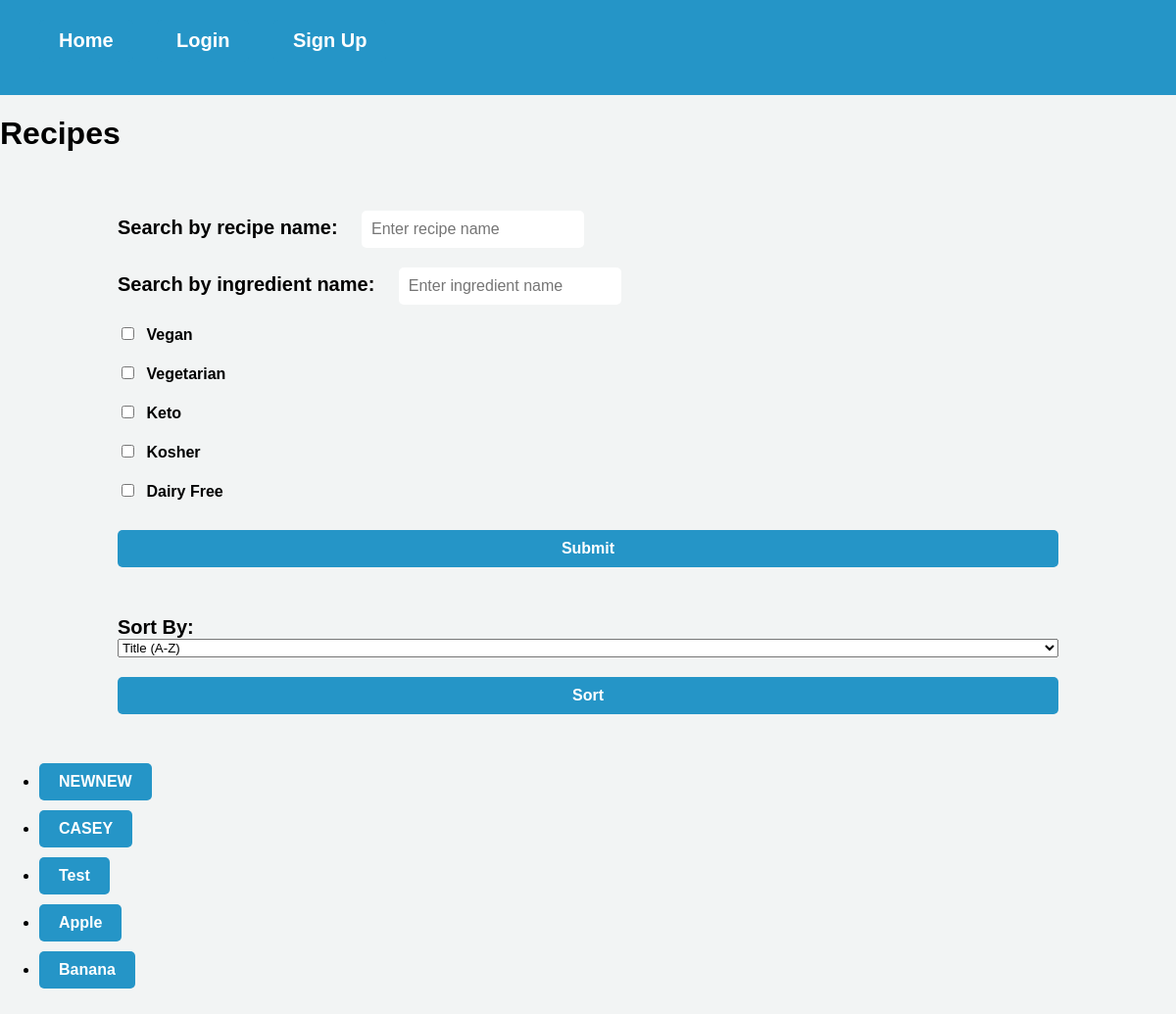
Page /recipes on the earlier database version.
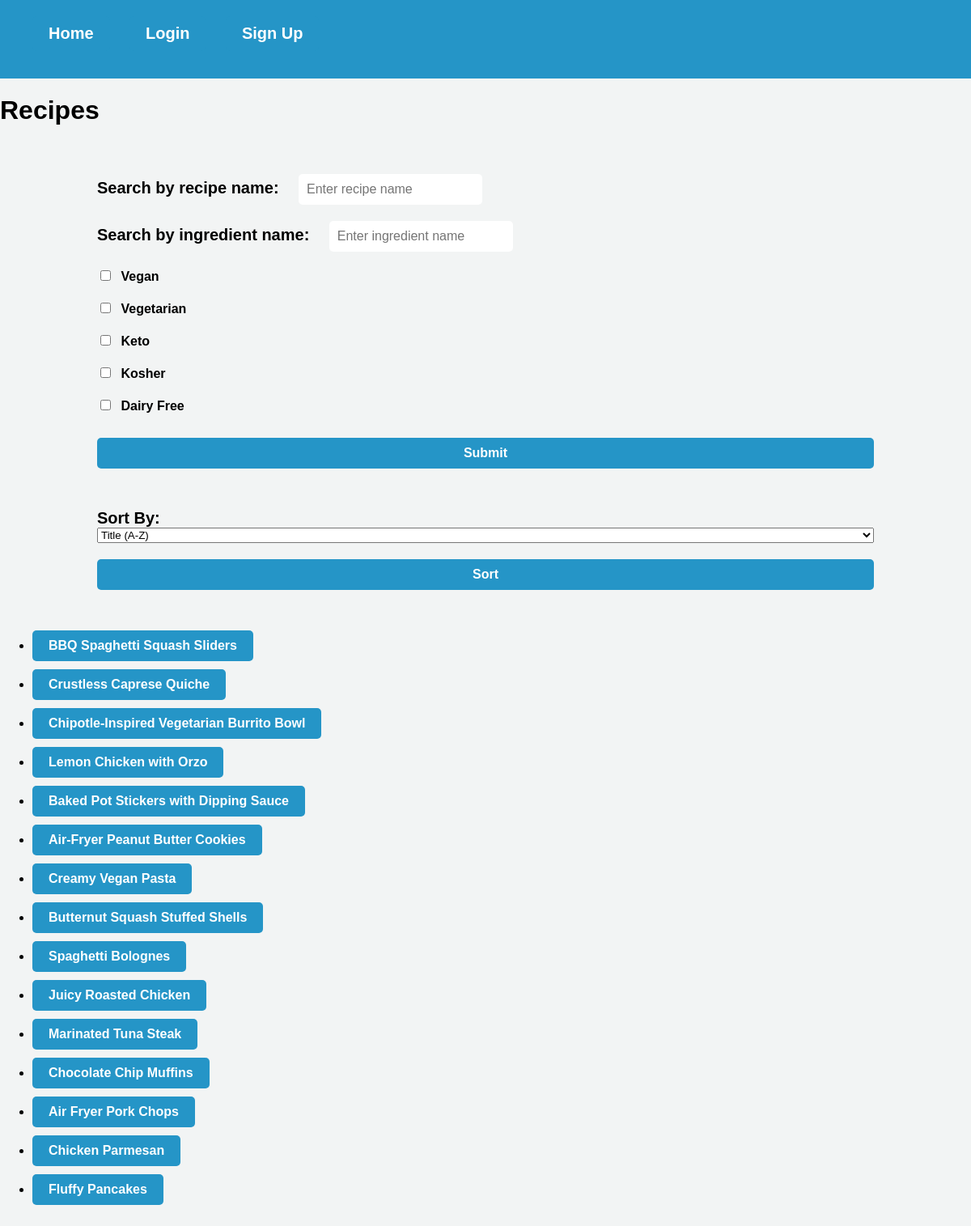
Same page on the later database version.
### website/models.py (models this page shows)
class Recipe(db.Model):
    id = db.Column(db.Integer, primary_key=True)
    user_id = db.Column(db.Integer, db.ForeignKey('user.id'), nullable=False)
    title = db.Column(db.String(128), nullable=False)
    description = db.Column(db.String(512), nullable=False)
    servings = db.Column(db.Integer, nullable=False)
    prep_time = db.Column(db.Integer, nullable=False)
    cook_time = db.Column(db.Integer, nullable=False)
    ingredients = db.relationship('Ingredient', backref='recipe', lazy=True, cascade='all, delete')
    instructions = db.relationship('Instruction', backref='recipe', lazy=True, cascade='all, delete')
    tags = db.relationship('Tags', backref='recipe', lazy=True, cascade='all, delete')
    comments = db.relationship('Comments', backref='recipe', lazy=True, cascade='all, delete-orphan')
    likes = db.Column(db.Integer, default=0)

### website/views.py (the view)
@views.route('/recipes', methods=['GET'])
def recipes():
    recipes = Recipe.query.all()
    return render_template('recipes.html', recipes=recipes, user=current_user)

### website/templates/recipes.html (shortened to what this page needs)
{% extends "base.html" %}
{% block content %}
<link rel="stylesheet" type="text/css" href="{{ url_for('static', filename='recipes.css') }}">
<h1>Recipes</h1>
    <form action="{{ url_for('views.filter') }}" method="GET">
        <div>
            <label for="search">Search by recipe name:</label>
            <input type="text" id="search" name="search" placeholder="Enter recipe name" value="{{ search_query }}">
        </div>
        <div>
            <label for="ingredient_search">Search by ingredient name:</label>
            <input type="text" id="ingredient_search" name="ingredient_search" placeholder="Enter ingredient name" value="{{ ingredient_search_query }}">
        </div>
        <div>
            <input type="checkbox" id="vegan" name="tags" value="Vegan" {% if 'Vegan' in tags %}checked{% endif %}>
            <label for="vegan">Vegan</label>
        </div>
        <div>
            <input type="checkbox" id="vegetarian" name="tags" value="Vegetarian" {% if 'Vegetarian' in tags %}checked{% endif %}>
            <label for="vegetarian">Vegetarian</label>
        </div>
        <div>
            <input type="checkbox" id="keto" name="tags" value="Keto" {% if 'Keto' in tags %}checked{% endif %}>
            <label for="keto">Keto</label>
        </div>
        <div>
            <input type="checkbox" id="kosher" name="tags" value="Kosher" {% if 'Kosher' in tags %}checked{% endif %}>
            <label for="kosher">Kosher</label>
        </div>
        <div>
            <input type="checkbox" id="dairy_free" name="tags" value="Dairy Free" {% if 'Dairy Free' in tags %}checked{% endif %}>
            <label for="dairy_free">Dairy Free</label>
        </div>
        <button type="submit">Submit</button>
    </form>
    <form action="{{ url_for('views.sort_recipes') }}" method="GET">
        <label for="sort">Sort By:</label>
        <select name="sort_option" id="sort">
            <option value="title_asc">Title (A-Z)</option>
        </select>
        <button type="submit">Sort</button>
    </form>
    <ul>
        {% for recipe in recipes %}
            {% if search and search.lower() in recipe.tags %}
                <li><a href="{{ url_for('views.recipe', recipe_id=recipe.id) }}">{{ recipe.title }}</a></li>
            {% elif not search %}
                <li><a href="{{ url_for('views.recipe', recipe_id=recipe.id) }}">{{ recipe.title }}</a></li>
            {% endif %}
        {% endfor %}
    </ul>
{% endblock %}

### website/templates/base.html (shortened to what this page needs)
<!DOCTYPE html>
<html>
<head>
</head>
<body>
  <nav class="topnav">
    <div class="topnav">
      {% if user.is_authenticated %}
      <a class="topnav" id="home" href="/">Home</a>
      <a class="topnav" id="recipes" href="/recipes">Recipes</a>
      <a class="topnav" id="about" href="/about">About</a>
      <a class="topnav" id="user" href="/user">User</a>
      <a class="topnav" id="logout" href="/logout">Logout</a>
      {% if user.is_authenticated and user.email == 'admin@platepal.com' %}
      <a class="topnav" id="admin" href="/admin">Admin</a>
      {% endif %}
      {% else %}
      <a class="topnav" id="home" href="/">Home</a>
      <a class="topnav" id="login" href="/login">Login</a>
      <a class="topnav" id="signUp" href="/sign-up">Sign Up</a>
      {% endif %}
    </div>
  </nav>
  <div class="container">{% block content %} {% endblock %}</div>
</body>
</html>

### website/static/recipes.css (style rules this page uses)
body { background-color: #F2F4F4; font-family: Arial, sans-serif; margin: 0; padding: 0; }
form { display: flex; flex-direction: column; align-items: left; margin: 50px auto; width: 80%; }
form>div { margin: 10px 0; }
label { font-size: 20px; font-weight: bold; margin-right: 20px; }
input[type="text"], input[type="checkbox"] { padding: 10px; border-radius: 5px; border: none; font-size: 16px; }
button[type="submit"] { background-color: #2595C7; border: none; border-radius: 5px; color: white; cursor: pointer; font-size: 16px; font-weight: bold; padding: 10px 20px; text-align: center; text-decoration: none; transition: background-color 0.3s ease-in-out; margin-top: 20px; }
input[type="checkbox"]+label { font-size: 16px; margin-left: 5px; }
a { background-color: #2595C7; border-radius: 5px; color: white; display: inline-block; font-size: 16px; font-weight: bold; padding: 10px 20px; text-align: center; text-decoration: none; transition: background-color 0.3s ease-in-out; margin-bottom: 10px; }
.topnav { background-color: #2595C7; overflow: hidden; padding: 10px 20px; }
.topnav a { color: #FFFFFF; font-size: 20px; text-decoration: none; margin-right: 20px; }

Differences in the rows shown:
removed Recipe: title "NEWNEW"
removed Recipe: title "CASEY"
added Recipe: title "BBQ Spaghetti Squash Sliders"
added Recipe: title "Crustless Caprese Quiche"
changed Recipe: title "Test" → "Chipotle-Inspired Vegetarian Burrito Bowl"
changed Recipe: title "Apple" → "Lemon Chicken with Orzo"
changed Recipe: title "Banana" → "Baked Pot Stickers with Dipping Sauce"
added Recipe: title "Air-Fryer Peanut Butter Cookies"
added Recipe: title "Creamy Vegan Pasta"
added Recipe: title "Butternut Squash Stuffed Shells"
added Recipe: title "Spaghetti Bolognes"
added Recipe: title "Juicy Roasted Chicken"
added Recipe: title "Marinated Tuna Steak"
added Recipe: title "Chocolate Chip Muffins"
added Recipe: title "Air Fryer Pork Chops"
added Recipe: title "Chicken Parmesan"
added Recipe: title "Fluffy Pancakes"
